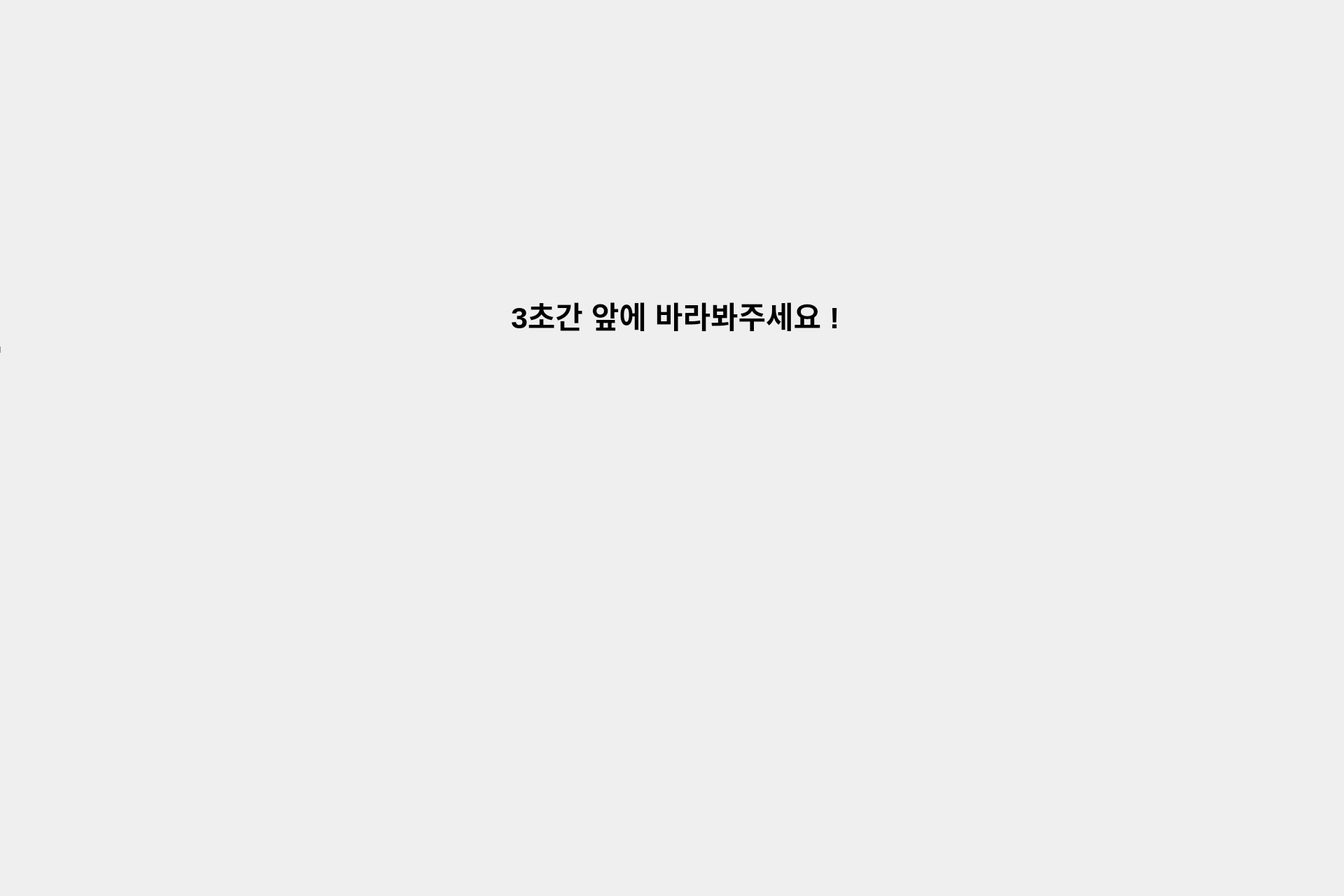
<?xml version="1.0" encoding="UTF-8"?>
<ui version="4.0">
 <class>Dialog</class>
 <widget class="QDialog" name="Dialog">
  <property name="geometry">
   <rect>
    <x>0</x>
    <y>0</y>
    <width>1920</width>
    <height>1280</height>
   </rect>
  </property>
  <property name="windowTitle">
   <string>Dialog</string>
  </property>
  <property name="styleSheet">
   <string notr="true">QPushButton {
    border: 2px solid #1E90FF;  /* 테두리 색상: DodgerBlue */
    border-radius: 10px;        /* 둥근 테두리 */
    padding: 5px;               /* 버튼 내부 여백 */
    background-color: #F0F8FF;  /* 배경 색상: AliceBlue */
}

QPushButton:hover {
    border: 2px solid #00BFFF;  /* 마우스 올렸을 때 테두리 색상: DeepSkyBlue */
    background-color: #E6F2FF;  /* 마우스 올렸을 때 배경 색상 */
}
</string>
  </property>
  <widget class="QLabel" name="label">
   <property name="geometry">
    <rect>
     <x>-50</x>
     <y>-40</y>
     <width>1920</width>
     <height>1080</height>
    </rect>
   </property>
   <property name="text">
    <string>TextLabel</string>
   </property>
  </widget>
  <widget class="QLabel" name="label_2">
   <property name="geometry">
    <rect>
     <x>730</x>
     <y>350</y>
     <width>571</width>
     <height>201</height>
    </rect>
   </property>
   <property name="font">
    <font>
     <pointsize>32</pointsize>
     <weight>75</weight>
     <bold>true</bold>
    </font>
   </property>
   <property name="text">
    <string>3초간 앞에 바라봐주세요 !</string>
   </property>
  </widget>
 </widget>
 <resources/>
 <connections/>
</ui>
